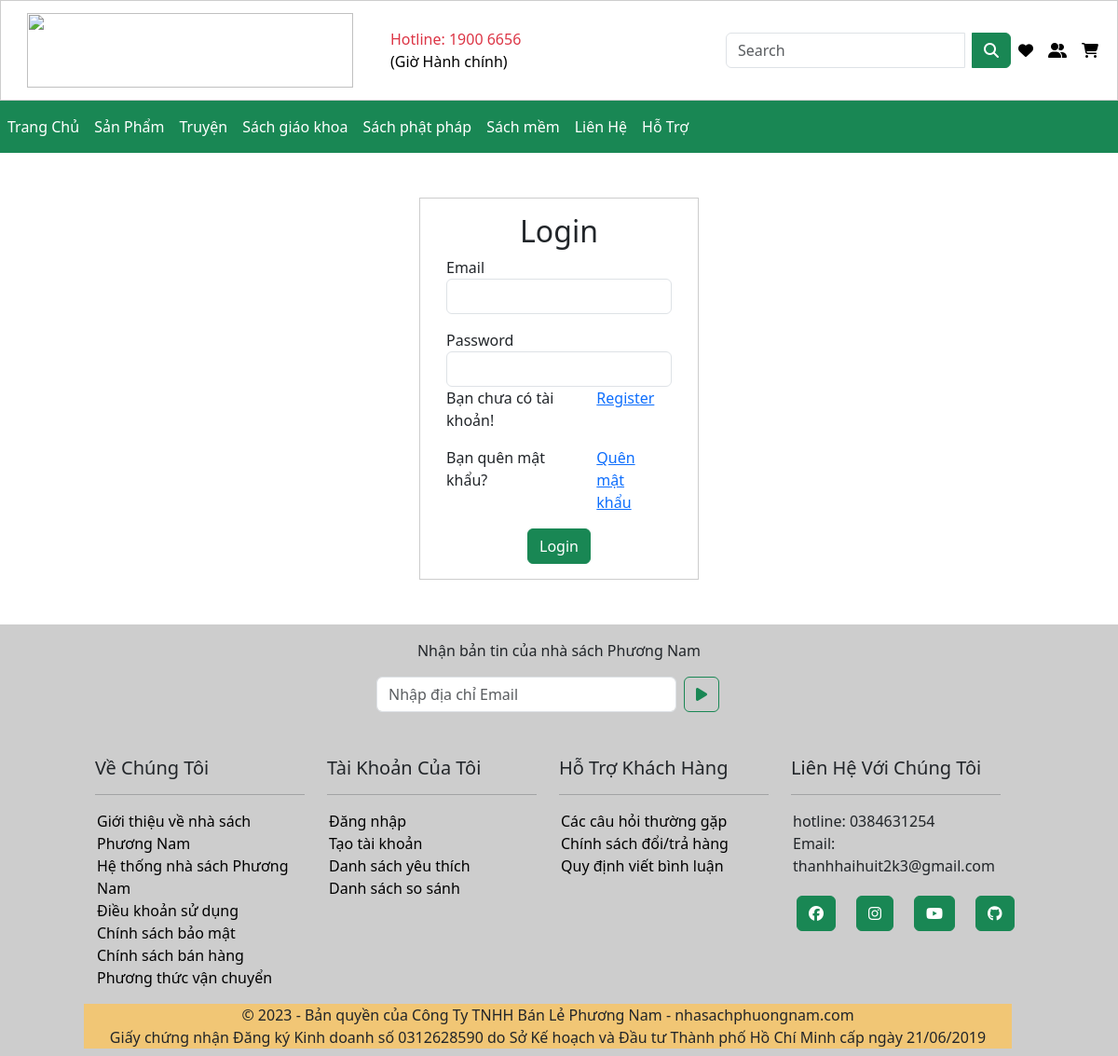
The app's page /auth/login.php with its own data.
### tables this page shows
CREATE TABLE `category` (
  `ID` int(11) NOT NULL,
  `CategoryName` varchar(100) DEFAULT NULL
);

### class/Category.php (called while the page is built, shortened)
<?php
class Category {
    public static function getAllCategories(PDO $pdo) {
        try {
            $sql = "SELECT * FROM category";
            $stmt = $pdo->query($sql);
            return $stmt->fetchAll(PDO::FETCH_ASSOC);
        } catch(PDOException $e) {
            echo "Lỗi khi lấy tất cả các tác giả từ CSDL: " . $e->getMessage();
            return false;
        }
    }
}

### include/layout/headerPage.php (the view, shortened to what this page needs)
<nav class="navbar navbar-expand-lg" style="border: 1px solid #cdcdcd">
    <div class="container-fluid">
        <a class="navbar-brand" href="http://localhost/NhaSachPN/index.php">
            <img class="mx-3" src="https://nhasachphuongnam.com/images/logos/269/logo_ns-01-01.jpg" width="350px"
                height="80px" alt="">
        </a>
        <div class="collapse navbar-collapse" id="navbarSupportedContent">
            <ul class="navbar-nav me-auto mb-2 mb-lg-0">
                <li class="nav-item">
                    <a class="nav-link text-danger" aria-current="page" href="#">Hotline: 1900 6656<br><span
                            class="text-black">(Giờ Hành chính)</span></a>
                </li>
            </ul>
            <form action="/Product/Index" method="get" class="d-flex">
                <div class="input-group">
                    <input class="form-control bg-outline-success me-2" type="search" name="search" placeholder="Search"
                        aria-label="Search">
                    <button class="btn btn-success" type="submit"><i class="fa-solid fa-magnifying-glass"></i></button>
                </div>
            </form>
            <ul class="navbar-nav mb-2 mb-lg-0">
                <?php
                   if(empty($_SESSION['Name']))
                   {
                    ?>
                <a class="nav-link active" aria-current="page" href="http://localhost/NhaSachPN/auth/login.php"><i
                        class="fa-solid fa-heart"></i></a>
                <?php
                   }else{
                    ?>
                <a class="nav-link active" aria-current="page" href="./favourite.php"><i
                        class="fa-solid fa-heart"></i></a>
                <?php
                   }
                   ?>
                <li class="nav-item">
                    <?php
                   if(empty($_SESSION['Name']))
                   {
                    ?>
                    <a class="nav-link active" aria-current="page" href="./auth/login.php"><i
                            class="fa-solid fa-user-group"></i></a>
                    <?php
                   }else{
                    ?>
                    <a class="nav-link active" aria-current="page" href="./user.php"><i
                            class="fa-solid fa-user-group"></i></a>
                    <?php
                   }
                   ?>
                </li>
                <li class="nav-item">
                    <?php
                   if(empty($_SESSION['Name']))
                   {
                    ?>
                    <a class="nav-link active" aria-current="page" href="./auth/login.php"><i
                            class="fa-solid fa-cart-shopping"></i></a>
                    <?php
                   }else{
                    ?>
                    <a class="nav-link active" aria-current="page" href="./shoppingcart.php"><i
                            class="fa-solid fa-cart-shopping"></i></a>
                    <?php
                   }
                   ?>
                </li>
            </ul>
        </div>
    </div>
</nav>
<nav class="navbar navbar-expand-lg bg-success mb-3">
    <ul class="navbar-nav me-auto mb-2 mb-lg-0">
        <li class="nav-item">
            <a class="nav-link text-white active" aria-current="page" href="http://localhost/NhaSachPN/index.php">Trang
                Chủ</a>
        </li>
        <li class="nav-item">
            <a class="nav-link text-white" href="http://localhost/NhaSachPN/product.php">Sản Phẩm</a>
        </li>
        <?php
            $categories = Category::getAllCategories($pdo);
            foreach ($categories as $category):
        ?>
        <li class="nav-item">
            <a class="nav-link text-white"
                href="http://localhost/NhaSachPN/product.php?categoryID=<?=$category['ID'] ?>"><?= $category['CategoryName'] ?></a>
        </li>
        <?php
            endforeach;
        ?>
        <li class="nav-item">
            <a class="nav-link text-white" href="">Liên Hệ</a>
        </li>
        <li class="nav-item">
            <a class="nav-link text-white" href="">Hỗ Trợ</a>
        </li>
    </ul>
</nav>

### template/css/style.css (style rules this page uses)
* { margin: 0; padding: 0; box-sizing: border-box; }

### records on screen
category: CategoryName "Truyện"
category: CategoryName "Sách giáo khoa"
category: CategoryName "Sách phật pháp"
category: CategoryName "Sách mềm"
